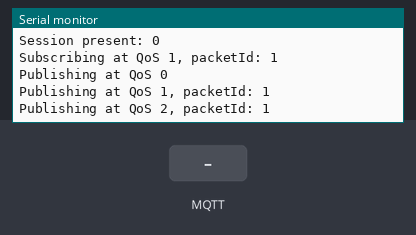
The sketch below on a simulated ESP8266 (NodeMCU). Shown: the last lines printed to the serial monitor. Inputs (shaded band) come from the test bench. WiFi joins after 1.5 s; servers stay silent unless stated; no MQTT or app messages arrive unless stated; not simulated (calls return 0 or success): arduino_wifi_secrets.h, arduino_mqtt_secrets.h.

Above: at 2.4 s.
2.5 s: MQTT message "ON" arrives on the first subscribed topic
At 3.4 s:
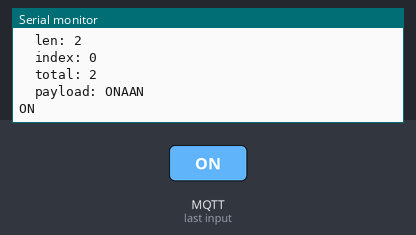
4.0 s: MQTT message "1" arrives on the first subscribed topic
At 4.6 s:
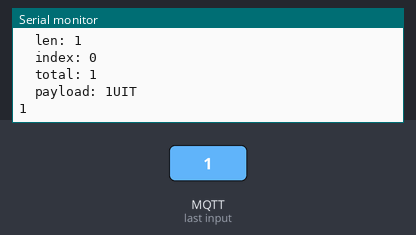
5.5 s: MQTT message "on" arrives on the first subscribed topic
At 6.7 s:
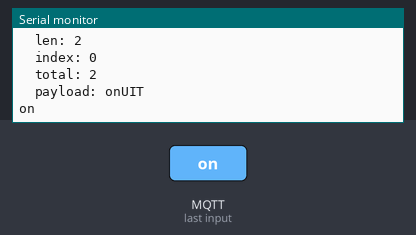
7.0 s: MQTT message "off" arrives on the first subscribed topic
At 8.0 s:
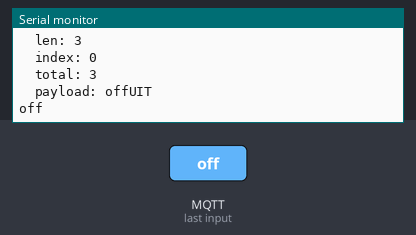
Timing chart, 0 to 9.5 s (numbered marks = the images above; inputs shaded):
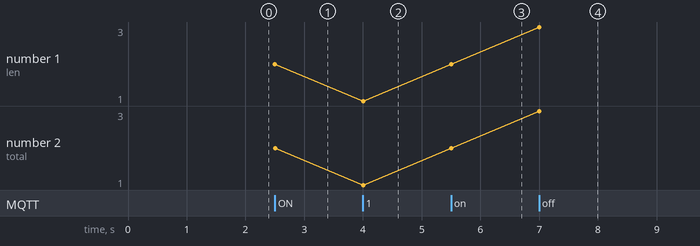

Measured:
- after the input at 2.5 s, the serial monitor: prints a new line at once (image 1)
- after the input at 4.0 s, the serial monitor: prints a new line at once (image 2)
- after the input at 5.5 s, the serial monitor: prints a new line at once (image 3)
- after the input at 7.0 s, the serial monitor: prints a new line at once (image 4)
- plotted number 1: 2 → 3 after the input at 7.0 s
- plotted number 2: 2 → 3 after the input at 7.0 s

The sketch:

mqtt_esp8266.ino
```cpp
#include <ESP8266WiFi.h>
#include <Ticker.h>
#include <AsyncMqttClient.h>
#include <arduino_wifi_secrets.h>
#include <arduino_mqtt_secrets.h>

#define MQTT_HOST MQTT_SERVER
#define MQTT_PORT 1883

AsyncMqttClient mqttClient;
Ticker mqttReconnectTimer;

WiFiEventHandler wifiConnectHandler;
WiFiEventHandler wifiDisconnectHandler;
Ticker wifiReconnectTimer;

void connectToWifi() {
    Serial.println("Connecting to Wi-Fi...");
    WiFi.begin(WIFI_SSID, WIFI_PASSWORD);
}

void onWifiConnect(const WiFiEventStationModeGotIP &event) {
    Serial.println("Connected to Wi-Fi.");
    connectToMqtt();
}

void onWifiDisconnect(const WiFiEventStationModeDisconnected &event) {
    Serial.println("Disconnected from Wi-Fi.");
    mqttReconnectTimer.detach();
    wifiReconnectTimer.once(2, connectToWifi);
}

void connectToMqtt() {
    Serial.println("Connecting to MQTT...");
    mqttClient.connect();
}

void onMqttConnect(bool sessionPresent) {
    Serial.println("Connected to MQTT.");
    Serial.print("Session present: ");
    Serial.println(sessionPresent);
    uint16_t packetIdSub = mqttClient.subscribe("test/lol", 1);
    Serial.print("Subscribing at QoS 1, packetId: ");
    Serial.println(packetIdSub);
    mqttClient.publish("test/lol", 0, true, "test 1");
    Serial.println("Publishing at QoS 0");
    uint16_t packetIdPub1 = mqttClient.publish("test/lol", 1, true, "test 2");
    Serial.print("Publishing at QoS 1, packetId: ");
    Serial.println(packetIdPub1);
    uint16_t packetIdPub2 = mqttClient.publish("test/lol", 2, true, "test 3");
    Serial.print("Publishing at QoS 2, packetId: ");
    Serial.println(packetIdPub2);
}

void onMqttDisconnect(AsyncMqttClientDisconnectReason reason) {
    Serial.println("Disconnected from MQTT.");

    if (WiFi.isConnected()) {
        mqttReconnectTimer.once(2, connectToMqtt);
    }
}

void onMqttSubscribe(uint16_t packetId, uint8_t qos) {
    Serial.println("Subscribe acknowledged.");
    Serial.print("  packetId: ");
    Serial.println(packetId);
    Serial.print("  qos: ");
    Serial.println(qos);
}

void onMqttUnsubscribe(uint16_t packetId) {
    Serial.println("Unsubscribe acknowledged.");
    Serial.print("  packetId: ");
    Serial.println(packetId);
}

void onMqttMessage(char *topic, char *payload, AsyncMqttClientMessageProperties properties, size_t len, size_t index,
                   size_t total) {
    Serial.println("Publish received.");
    Serial.print("  topic: ");
    Serial.println(topic);
    Serial.print("  qos: ");
    Serial.println(properties.qos);
    Serial.print("  dup: ");
    Serial.println(properties.dup);
    Serial.print("  retain: ");
    Serial.println(properties.retain);
    Serial.print("  len: ");
    Serial.println(len);
    Serial.print("  index: ");
    Serial.println(index);
    Serial.print("  total: ");
    Serial.println(total);
    Serial.print("  payload: ");
    Serial.write(payload, len);
    String s = String(payload).substring(0, len);
    if (s == "ON") {
        Serial.println("AAN");
    } else {
        Serial.println("UIT");
    }
    Serial.println(s);
}

void onMqttPublish(uint16_t packetId) {
    Serial.println("Publish acknowledged.");
    Serial.print("  packetId: ");
    Serial.println(packetId);
}

void setup() {
    Serial.begin(115200);
    Serial.println();
    Serial.println();

    wifiConnectHandler = WiFi.onStationModeGotIP(onWifiConnect);
    wifiDisconnectHandler = WiFi.onStationModeDisconnected(onWifiDisconnect);

    mqttClient.onConnect(onMqttConnect);
    mqttClient.onDisconnect(onMqttDisconnect);
    mqttClient.onSubscribe(onMqttSubscribe);
    mqttClient.onUnsubscribe(onMqttUnsubscribe);
    mqttClient.onMessage(onMqttMessage);
    mqttClient.onPublish(onMqttPublish);
    mqttClient.setServer(MQTT_HOST, MQTT_PORT);

    connectToWifi();
}

void loop() {
}
```
